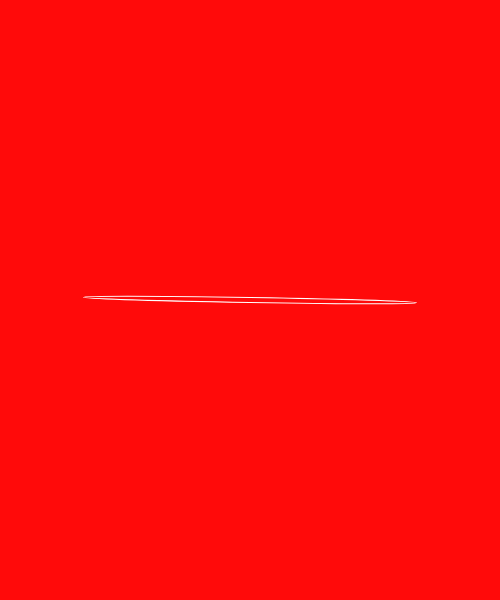
Frame 1 (no input)
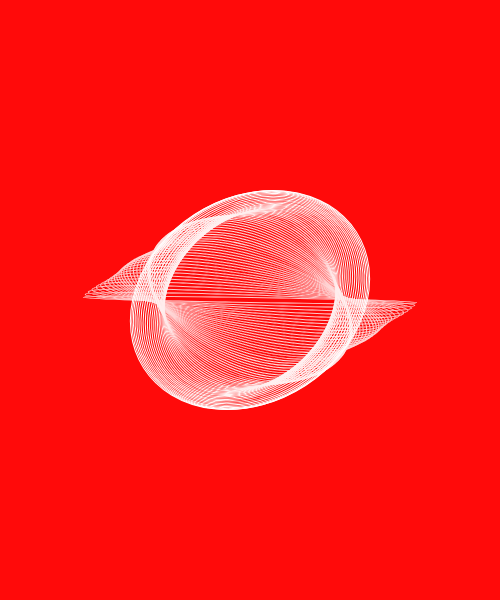
Frame 60 (no input)
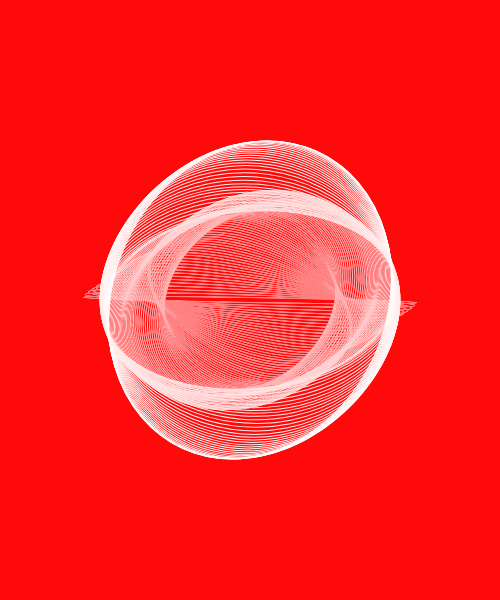
Frame 120 (the mouse pressed at the canvas centre since frame 60)

The p5.js sketch that drew these frames (run headless with seeded random() and noise() and a simulated clock; from frame 60 on, the mouse is pressed at the canvas centre):

// p5.js sketch
// ── sketch.js
function setup() {
  createCanvas(500, 600);
  background(255,10,10);
  noFill();
  stroke(255);
}

function draw() {
  background(255,10,10,1);
  // rotate(millis()/100);
  translate(width/2, height/2);
  rotate(millis()/1000);
  ellipse(0,0,500*noise(millis()/1000),300*sin(millis()/1000));
}
